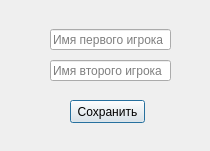
<?xml version="1.0" encoding="UTF-8"?>
<ui version="4.0">
 <class>Dialog</class>
 <widget class="QDialog" name="Dialog">
  <property name="geometry">
   <rect>
    <x>0</x>
    <y>0</y>
    <width>210</width>
    <height>151</height>
   </rect>
  </property>
  <property name="windowTitle">
   <string>Dialog</string>
  </property>
  <widget class="QPushButton" name="saveButton">
   <property name="geometry">
    <rect>
     <x>70</x>
     <y>100</y>
     <width>75</width>
     <height>23</height>
    </rect>
   </property>
   <property name="text">
    <string>Сохранить</string>
   </property>
  </widget>
  <widget class="QLineEdit" name="firstPlayerNameLine">
   <property name="geometry">
    <rect>
     <x>50</x>
     <y>29</y>
     <width>121</width>
     <height>21</height>
    </rect>
   </property>
   <property name="placeholderText">
    <string>Имя первого игрока</string>
   </property>
  </widget>
  <widget class="QLineEdit" name="secondPlayerNameLine">
   <property name="geometry">
    <rect>
     <x>50</x>
     <y>60</y>
     <width>121</width>
     <height>21</height>
    </rect>
   </property>
   <property name="placeholderText">
    <string>Имя второго игрока</string>
   </property>
  </widget>
 </widget>
 <resources/>
 <connections/>
</ui>
